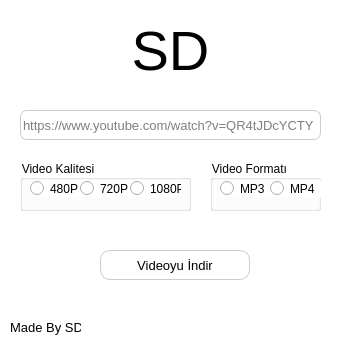
<?xml version="1.0" encoding="UTF-8"?>
<ui version="4.0">
 <class>Form</class>
 <widget class="QWidget" name="Form">
  <property name="windowModality">
   <enum>Qt::NonModal</enum>
  </property>
  <property name="enabled">
   <bool>true</bool>
  </property>
  <property name="geometry">
   <rect>
    <x>0</x>
    <y>0</y>
    <width>340</width>
    <height>350</height>
   </rect>
  </property>
  <property name="windowTitle">
   <string>YouTube Downloader</string>
  </property>
  <property name="windowIcon">
   <iconset>
    <normaloff>yt-logo.ico</normaloff>yt-logo.ico</iconset>
  </property>
  <property name="styleSheet">
   <string notr="true">background-color: #fff;</string>
  </property>
  <widget class="QLineEdit" name="videoUrl">
   <property name="geometry">
    <rect>
     <x>20</x>
     <y>110</y>
     <width>301</width>
     <height>30</height>
    </rect>
   </property>
   <property name="font">
    <font>
     <pointsize>10</pointsize>
    </font>
   </property>
   <property name="styleSheet">
    <string notr="true">border-radius: 7px;
border: 1px solid #ccc;</string>
   </property>
   <property name="placeholderText">
    <string>https://www.youtube.com/watch?v=QR4tJDcYCTY</string>
   </property>
  </widget>
  <widget class="QPushButton" name="indirBtn">
   <property name="geometry">
    <rect>
     <x>100</x>
     <y>250</y>
     <width>150</width>
     <height>30</height>
    </rect>
   </property>
   <property name="font">
    <font>
     <pointsize>10</pointsize>
     <weight>50</weight>
     <bold>false</bold>
    </font>
   </property>
   <property name="styleSheet">
    <string notr="true">border-radius: 10px;
border: 1px solid #ccc;</string>
   </property>
   <property name="text">
    <string>Videoyu İndir</string>
   </property>
   <property name="flat">
    <bool>true</bool>
   </property>
  </widget>
  <widget class="QGroupBox" name="groupBoxKalite">
   <property name="geometry">
    <rect>
     <x>20</x>
     <y>160</y>
     <width>171</width>
     <height>51</height>
    </rect>
   </property>
   <property name="title">
    <string>Video Kalitesi</string>
   </property>
   <widget class="QRadioButton" name="radio480">
    <property name="geometry">
     <rect>
      <x>10</x>
      <y>20</y>
      <width>51</width>
      <height>17</height>
     </rect>
    </property>
    <property name="text">
     <string>480P</string>
    </property>
   </widget>
   <widget class="QRadioButton" name="radio720">
    <property name="geometry">
     <rect>
      <x>60</x>
      <y>20</y>
      <width>51</width>
      <height>17</height>
     </rect>
    </property>
    <property name="text">
     <string>720P</string>
    </property>
   </widget>
   <widget class="QRadioButton" name="radio1080">
    <property name="geometry">
     <rect>
      <x>110</x>
      <y>20</y>
      <width>51</width>
      <height>17</height>
     </rect>
    </property>
    <property name="text">
     <string>1080P</string>
    </property>
   </widget>
  </widget>
  <widget class="QGroupBox" name="groupBoxFormat">
   <property name="geometry">
    <rect>
     <x>210</x>
     <y>160</y>
     <width>111</width>
     <height>51</height>
    </rect>
   </property>
   <property name="title">
    <string>Video Formatı</string>
   </property>
   <widget class="QRadioButton" name="radioMp3">
    <property name="geometry">
     <rect>
      <x>10</x>
      <y>20</y>
      <width>51</width>
      <height>17</height>
     </rect>
    </property>
    <property name="text">
     <string>MP3</string>
    </property>
   </widget>
   <widget class="QRadioButton" name="radioMp4">
    <property name="geometry">
     <rect>
      <x>60</x>
      <y>20</y>
      <width>51</width>
      <height>17</height>
     </rect>
    </property>
    <property name="text">
     <string>MP4</string>
    </property>
   </widget>
  </widget>
  <widget class="QLabel" name="label">
   <property name="geometry">
    <rect>
     <x>10</x>
     <y>320</y>
     <width>71</width>
     <height>16</height>
    </rect>
   </property>
   <property name="font">
    <font>
     <pointsize>10</pointsize>
     <underline>false</underline>
    </font>
   </property>
   <property name="styleSheet">
    <string notr="true"/>
   </property>
   <property name="text">
    <string>&lt;a href=&quot;https://www.instagram.com/sametdrs3&quot; style=&quot;text-decoration:none; color: #000;&quot;&gt;Made By SD&lt;/a&gt;</string>
   </property>
   <property name="openExternalLinks">
    <bool>true</bool>
   </property>
   <property name="textInteractionFlags">
    <set>Qt::LinksAccessibleByMouse</set>
   </property>
  </widget>
  <widget class="QLabel" name="label_2">
   <property name="geometry">
    <rect>
     <x>130</x>
     <y>20</y>
     <width>81</width>
     <height>61</height>
    </rect>
   </property>
   <property name="font">
    <font>
     <pointsize>42</pointsize>
    </font>
   </property>
   <property name="styleSheet">
    <string notr="true">background-color: #fff;</string>
   </property>
   <property name="text">
    <string>SD</string>
   </property>
   <property name="alignment">
    <set>Qt::AlignCenter</set>
   </property>
  </widget>
 </widget>
 <resources/>
 <connections/>
</ui>
